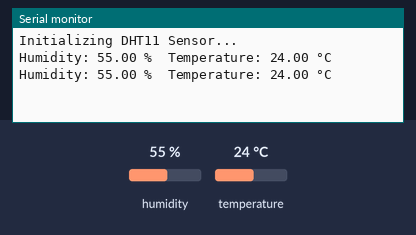
This sketch was run on a simulated ESP8266 (NodeMCU). Shown: the last lines printed to the serial monitor. Inputs (shaded band) come from the test bench; at power-on: humidity 55 %, temperature 24 °C.

Above: at 4.8 s.
4.9 s: humidity set to 22 %
At 7.2 s:
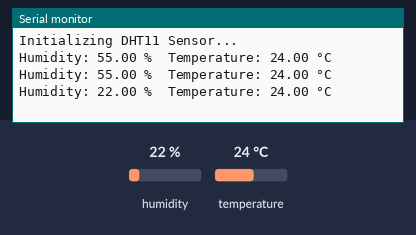
7.9 s: temperature set to 12 °C
At 9.6 s:
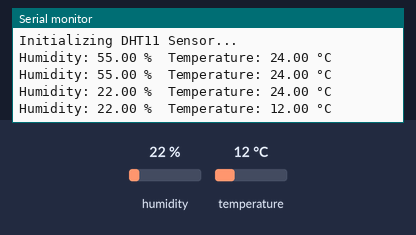
10.9 s: humidity set to 40 %
At 13.2 s:
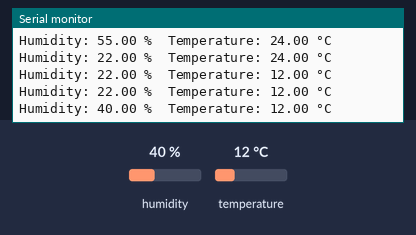
Timing chart, 0 to 14.7 s (numbered marks = the images above; inputs shaded):
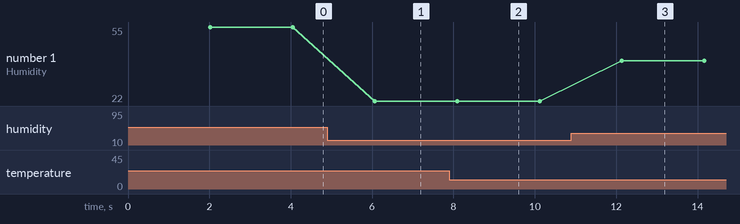

The sketch:

temp-esp.ino
```cpp
#include <DHT.h>

// Define the DHT sensor type and the GPIO pin it's connected to
#define DHTTYPE DHT11
#define DHTPIN D2 // GPIO4, labeled as D2 on NodeMCU

DHT dht(DHTPIN, DHTTYPE);

void setup() {
  Serial.begin(115200); // ESP8266 works better with higher baud rates
  Serial.println("Initializing DHT11 Sensor...");
  dht.begin(); // Start the DHT sensor
}

void loop() {
  // Wait a few seconds between measurements
  delay(2000);

  float humidity = dht.readHumidity();    // Read humidity
  float temperature = dht.readTemperature(); // Read temperature in Celsius

  // Check if the readings are valid
  if (isnan(humidity) || isnan(temperature)) {
    Serial.println("Error reading data from DHT sensor!");
    return;
  }

  // Print data to the Serial Monitor
  Serial.print("Humidity: ");
  Serial.print(humidity);
  Serial.print(" %\t");
  Serial.print("Temperature: ");
  Serial.print(temperature);
  Serial.println(" °C");
}
```

Measured:
- after the input at 4.9 s, the serial monitor: prints a new line after 1.2 s (image 1)
- after the input at 7.9 s, the serial monitor: prints a new line after 0.19 s (image 2)
- after the input at 10.9 s, the serial monitor: prints a new line after 1.2 s (image 3)
- plotted number 1: 55 → 22 after the input at 4.9 s, 22 → 40 after the input at 10.9 s
